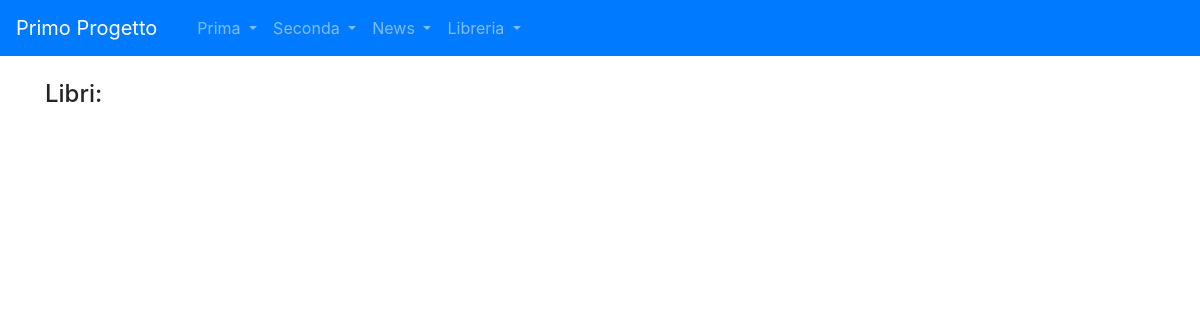
Page /libreria/ on the earlier database version.
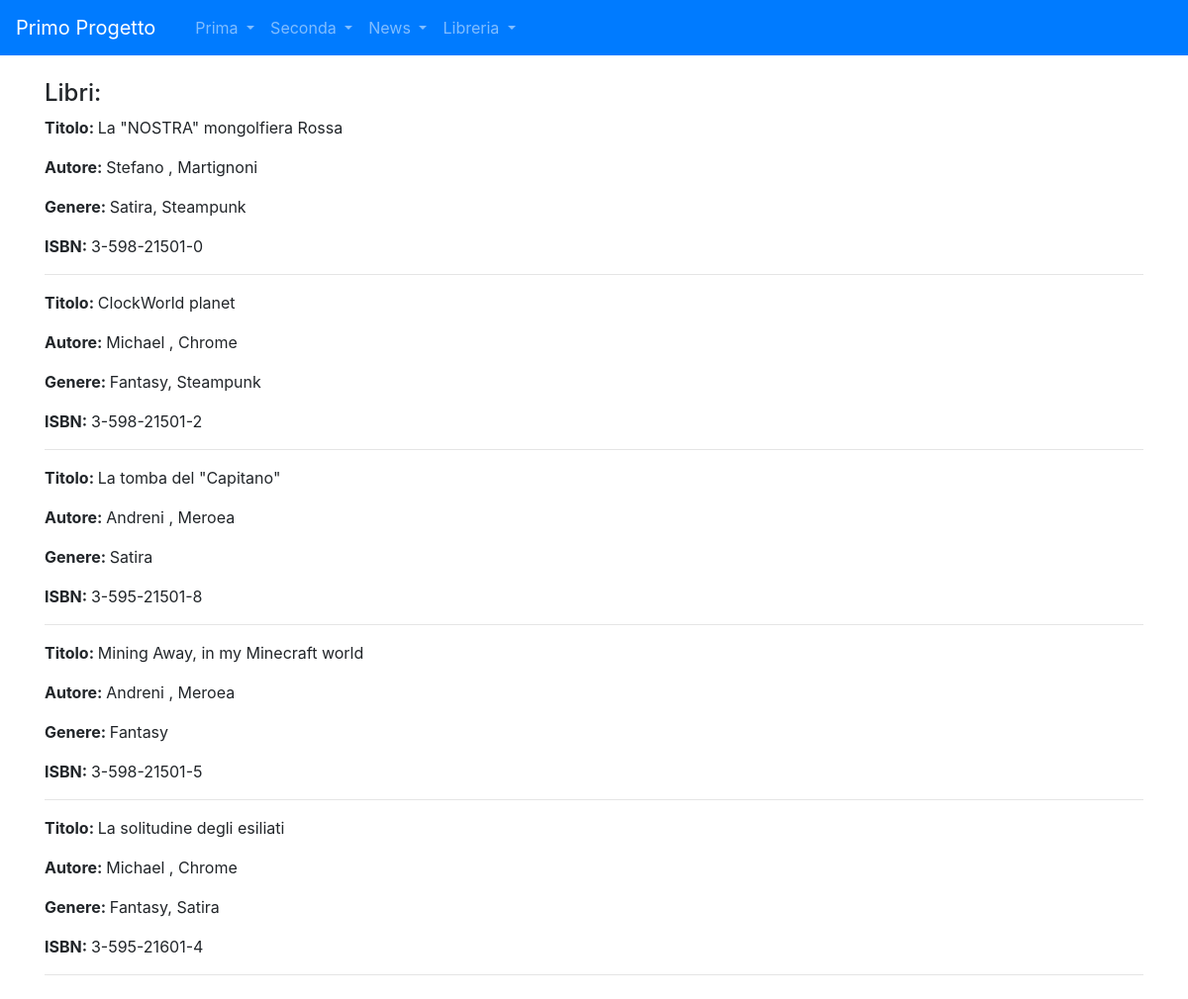
Same page on the later database version.
### libreria/models.py (models this page shows, shortened)
class Libro_MS(models.Model):
    titolo = models.CharField(max_length= 100)
    ISBN = models.CharField(max_length= 20)
    genere = models.ManyToManyField(Genere_MS)
    autore = models.ForeignKey(Autore_MS, on_delete=models.CASCADE, related_name="libri")
    class Meta:
        verbose_name = "Libro"
        verbose_name_plural = "Libri"

class Autore_MS(models.Model):
    nome = models.CharField(max_length=20)
    cognome = models.CharField(max_length=20)
    class Meta:
        verbose_name = "Autore"
        verbose_name_plural = "Autori"

class Genere_MS(models.Model):
    genere = models.CharField(max_length=20)
    def __str__(self):
        return self.genere
    class Meta:
        verbose_name = "Genere"
        verbose_name_plural = "Generi"

### libreria/views.py (the view)
# urls.py: path('', LibroList_MS.as_view(), name='lista_libri'),
class LibroList_MS(ListView):
    model = Libro_MS
    template_name = "lista_libri.html"
    def get_context_data(self, **kwargs):
        context = super().get_context_data(**kwargs)
        context["libri"] = Libro_MS.objects.all()
        return context

### libreria/templates/lista_libri.html (shortened to what this page needs)
{% extends 'base.html' %}
{% block content %}
    <h4>Libri:</h4>
        {% for libro in libri %}
            <p><strong>Titolo: </strong>{{ libro.titolo }}</p>
            <p><strong>Autore: </strong>{{ libro.autore.nome }} , {{ libro.autore.cognome }}</p>
            <p><strong>Genere: </strong>{{ libro.genere.all|join:", " }}</p>
            <p><strong>ISBN: </strong>{{ libro.ISBN }}</p>
            <hr>
        {% endfor %}
{% endblock content %}

### primo_progetto/templates/base.html (shortened to what this page needs)
{%load static%}
<!DOCTYPE html>
<html lang="it">
<head>
    <link rel="stylesheet" href="https://maxcdn.bootstrapcdn.com/bootstrap/4.0.0/css/bootstrap.min.css"
>
</head>
  <body>
    <nav class="navbar navbar-expand-lg navbar-dark bg-primary">
      <a class="navbar-brand" href="/">Primo Progetto</a>
      <div class="collapse navbar-collapse" id="navbarSupportedContent">
        <ul class="navbar-nav mr-auto">
          <li class="nav-item active">
            <a class="nav-link" href="/"> <span class="sr-only">(current)</span></a>
          </li>
          <li class="nav-item dropdown">
                <a class="nav-link dropdown-toggle" href="#" id="navbarDropdown" role="button" data-toggle="dropdown"
                   aria-haspopup="true" aria-expanded="false">
                    Prima
                </a>
          </li>
          <li class="nav-item dropdown">
            <a class="nav-link dropdown-toggle" href="#" id="navbarDropdown" role="button" data-toggle="dropdown" aria-haspopup="true" aria-expanded="false">
              Seconda
            </a>
          </li>
          <li class="nav-item dropdown">
            <a class="nav-link dropdown-toggle" href="#" id="navbarDropdown" role="button" data-toggle="dropdown"
               aria-haspopup="true" aria-expanded="false">
                News
            </a>
      </li>
      <li class="nav-item dropdown">
        <a class="nav-link dropdown-toggle" href="#" id="navbarDropdown" role="button" data-toggle="dropdown"
           aria-haspopup="true" aria-expanded="false">
            Libreria
        </a>
  </li>
        </ul>
      </div>
    </nav>
    <div class="container my-4">
     {%block content%}
     {%endblock content%}
    </div>
   </body>
</html>

Differences in the rows shown:
added Libro_MS: titolo "La \"NOSTRA\" mongolfiera Rossa", autore.nome "Stefano", autore.cognome "Martignoni", genere.all "Satira, Steampunk", ISBN "3-598-21501-0"
added Libro_MS: titolo "ClockWorld planet", autore.nome "Michael", autore.cognome "Chrome", genere.all "Fantasy, Steampunk", ISBN "3-598-21501-2"
added Libro_MS: titolo "La tomba del \"Capitano\"", autore.nome "Andreni", autore.cognome "Meroea", genere.all "Satira", ISBN "3-595-21501-8"
added Libro_MS: titolo "Mining Away, in my Minecraft world", autore.nome "Andreni", autore.cognome "Meroea", genere.all "Fantasy", ISBN "3-598-21501-5"
added Libro_MS: titolo "La solitudine degli esiliati", autore.nome "Michael", autore.cognome "Chrome", genere.all "Fantasy, Satira", ISBN "3-595-21601-4"
